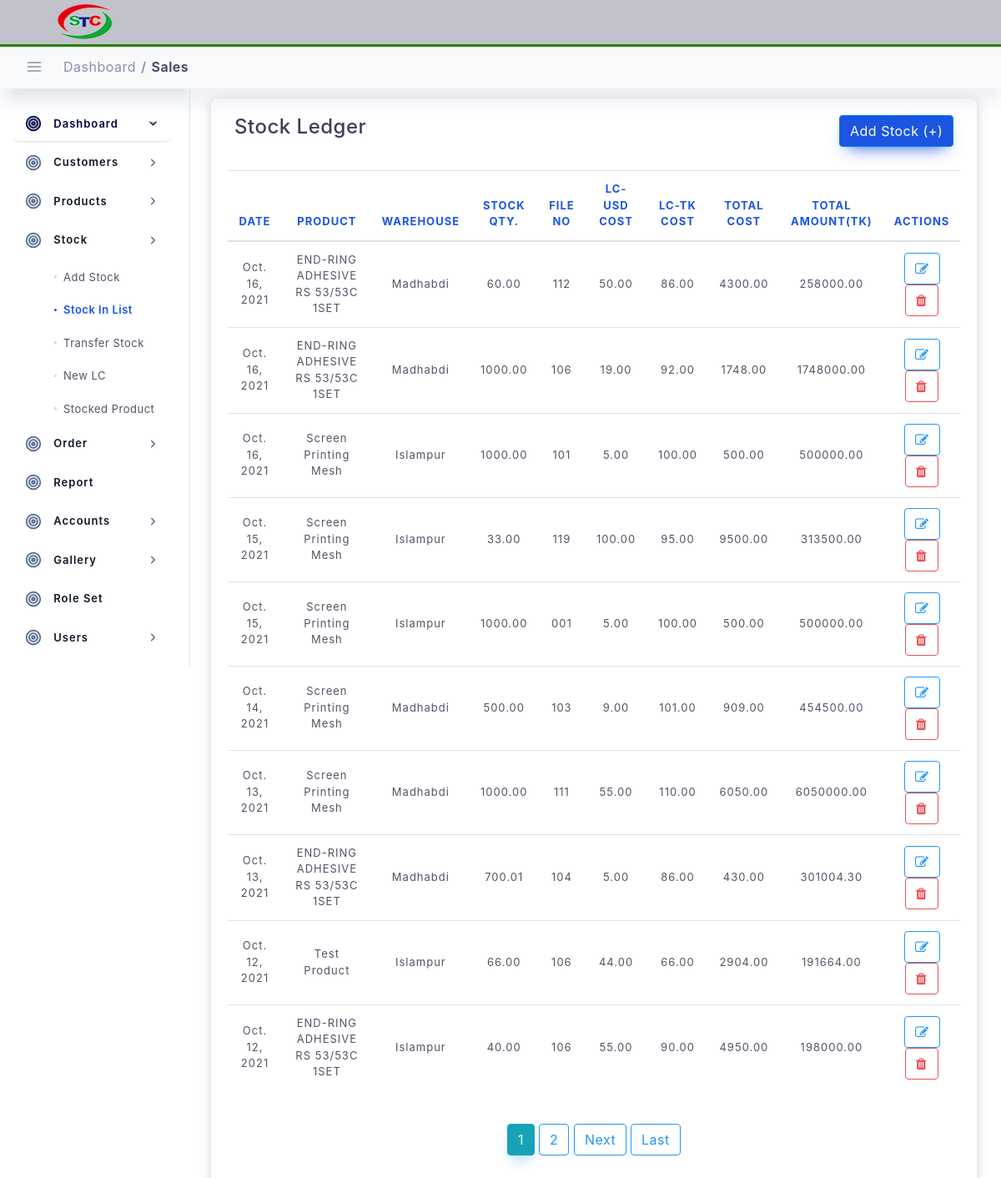
The app's page /stock/stock-in-list (signed in), older data.
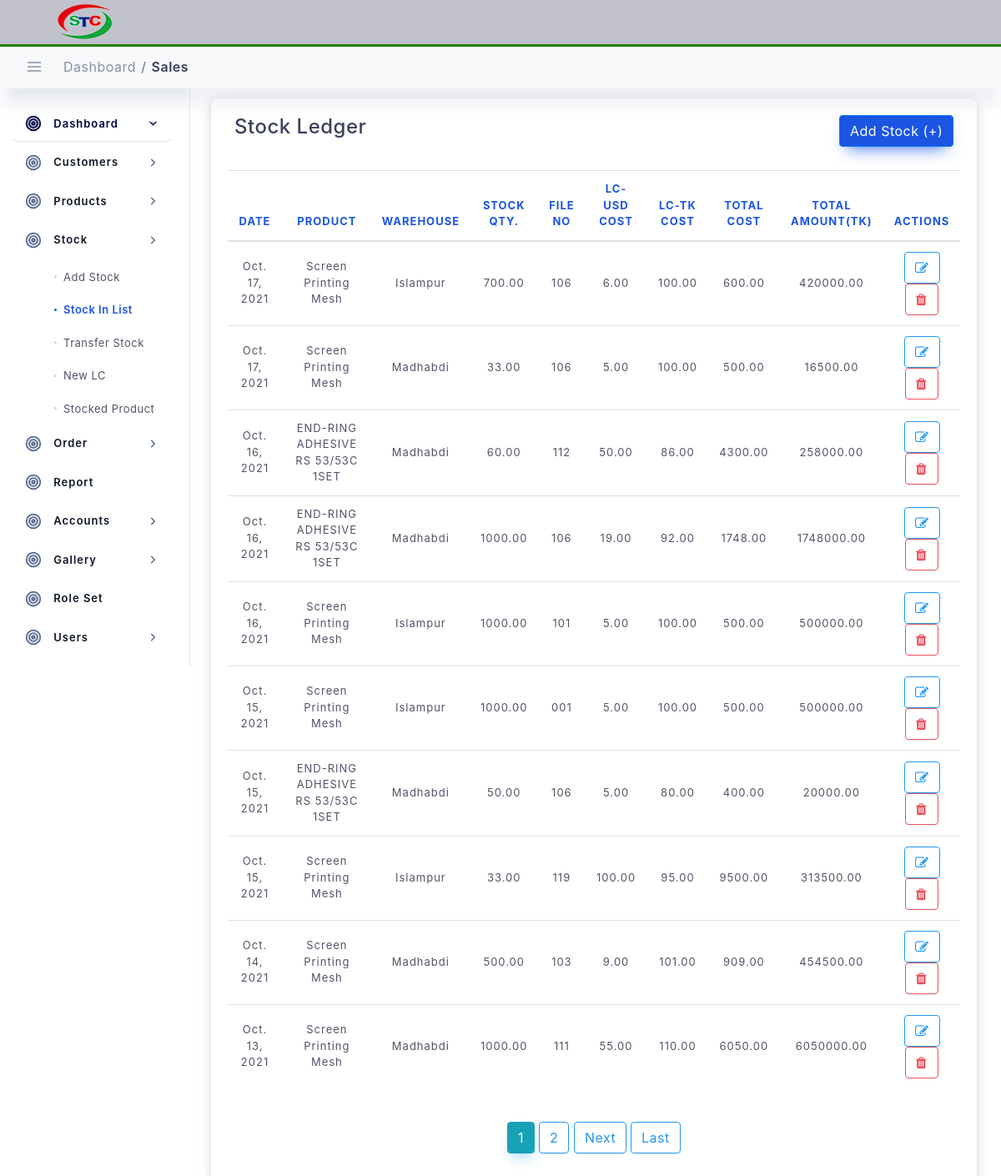
The same page, newer data.
### stock/models.py (models this page shows, shortened)
class Stock(models.Model):
    transaction_no = models.CharField(max_length=100, primary_key=True, default=transaction_no)
    created_at = models.DateTimeField(blank=True, null=True, auto_now_add=True)
    updated_at = models.DateTimeField(blank=True, null=True, auto_now=True)
    stock_in_date = models.DateField(blank=True, null=True)
    product = models.ForeignKey(Products, on_delete=models.DO_NOTHING, )
    warehouse = models.ForeignKey(Warehouse, on_delete=models.DO_NOTHING, )
    quantity = models.DecimalField(max_digits=20, decimal_places=2)
    file_no = models.CharField(max_length=100)
    lc_per_dollar_cost_tk = models.DecimalField(max_digits=20, decimal_places=2)
    lc_unit_cost_usd = models.DecimalField(max_digits=20, decimal_places=2)
    lc_unit_cost_tk = models.DecimalField(max_digits=20, decimal_places=2)
    total_amount_tk = models.DecimalField(max_digits=20, decimal_places=2)
    author = models.ForeignKey(User, on_delete=models.DO_NOTHING, )
    is_active = models.BooleanField(default=True)
    class Meta:
        unique_together = (('stock_in_date', 'file_no', 'product'),)

### setup_data/models.py (models this page shows)
class Products(models.Model):
    created_at = models.DateTimeField(blank=True, null=True, auto_now_add=True)
    updated_at = models.DateTimeField(blank=True, null=True, auto_now=True)
    product_name = models.CharField(max_length=100, )
    packing = models.CharField(max_length=20, blank=True, null=True)
    price = models.DecimalField(max_digits=20, decimal_places=2)
    author = models.ForeignKey(User, on_delete=models.DO_NOTHING, )
    category = models.ForeignKey(Category, on_delete=models.DO_NOTHING, )
    origin = models.ForeignKey(Origin, on_delete=models.DO_NOTHING, )
    is_active = models.BooleanField(default=True)
    def __str__(self):
        return self.product_name

class Warehouse(models.Model):
    created_at = models.DateTimeField(blank=True, null=True, auto_now_add=True)
    updated_at = models.DateTimeField(blank=True, null=True, auto_now=True)
    warehouse_name = models.CharField(max_length=100)
    author = models.ForeignKey(User, on_delete=models.DO_NOTHING, )
    is_active = models.BooleanField(default=True)
    def __str__(self):
        return self.warehouse_name

### stock/views.py (the view)
# urls.py: path('stock-in-list', views.StockInListView.as_view(), name="stock-in-list"),
class StockInListView(LoginRequiredMixin, ListView, ):
    model = Stock  # Model I want to Covert to List
    template_name = 'stock/stock_in_list.html'  # Template Name
    context_object_name = 'stocks'  # Change default name of objectList
    ordering = ['-stock_in_date', '-updated_at']  # Ordering post LIFO
    paginate_by = 10  # number of page I want to show in single page
    def get_context_data(self, **kwargs):
        context = super().get_context_data(**kwargs)
        context["title"] = "Stock In List"
        context["nav_bar"] = "stock_in_list"
        context['stock_list'] = self.model.objects.all()
        return context

### templates/stock/stock_in_list.html (shortened to what this page needs)
{% extends "main/base.html" %}
{% load static %}
{% block content %}
<div class="col-lg-12 p-4">
    <div class="statbox widget box box-shadow">
        <div class="widget-header">
            <div class="row pb-4">
                <div class="mb-1 col-lg-8">
                    <h4>Stock Ledger</h4>
                </div>
                <div class="mb-1 col-lg-4">
                    <a href="{% url 'add-stock' %}" class="btn btn-primary float-right">Add Stock (+)</a>
                </div>
            </div>
        </div>
        <div class="scrollme">
            <table class="table table-hover" id="dataTable">
                <thead>
                <tr>
                    <th class="text-center">Date</th>
                    <th class="text-center">Product</th>
                    <th class="text-center">Warehouse</th>
                    <th class="text-center">Stock Qty.</th>
                    <th class="text-center">File No</th>
                    <th class="text-center">LC-USD Cost</th>
                    <th class="text-center">LC-TK Cost</th>
                    <th class="text-center">Total Cost</th>
                    <th class="text-center">Total Amount(TK)</th>
                    <th class="text-center">Actions</th>
                </tr>
                </thead>
                <tbody>
                {% for stock in stocks %}
                <tr>
                    <td class="text-center">{{stock.stock_in_date}}</td>
                    <td class="text-center">{{stock.product}}</td>
                    <td class="text-center">{{stock.warehouse}}</td>
                    <td class="text-center">{{stock.quantity}}</td>
                    <td class="text-center">{{stock.file_no}}</td>
                    <td class="text-center">{{stock.lc_unit_cost_usd}}</td>
                    <td class="text-center">{{stock.lc_per_dollar_cost_tk}}</td>
                    <td class="text-center">{{stock.lc_unit_cost_tk}}</td>
                    <td class="text-center">{{stock.total_amount_tk}}</td>
                    <td class="text-center">
                        <a href="#" class="btn btn-outline-info"><i class="fa fa-edit"></i></a>
                        <a href="#" class="btn btn-outline-danger"><i class="fa fa-trash"></i></a>
                    </td>
                </tr>
                {% endfor %}
                </tbody>
            </table>
            <div class="d-flex justify-content-center">
                <div class="mt-4">
                    {% if is_paginated %}
                    {% for num in page_obj.paginator.page_range %}
                    {% if page_obj.number == num %}
                    <a class="btn btn-info mb-4" href="?page={{ num }}">{{ num }}</a>
                    {% elif num > page_obj.number|add:'-3' and num < page_obj.number|add:'3' %}
                    <a class="btn btn-outline-info mb-4" href="?page={{ num }}">{{ num }}</a>
                    {% endif %}
                    {% endfor %}
                    {% if page_obj.has_next %}
                    <a class="btn btn-outline-info mb-4" href="?page={{ page_obj.next_page_number }}">Next</a>
                    <a class="btn btn-outline-info mb-4" href="?page={{ page_obj.paginator.num_pages }}">Last</a>
                    {% endif %}
                    {% endif %}
                </div>
            </div>
        </div>
    </div>
</div>
{% endblock content %}

Row changes from the older to the newer data that the page shows:
no longer on this page (row edited): Stock: stock_in_date "Oct. 13, 2021", product "END-RING ADHESIVE RS 53/53C 1SET", warehouse "Madhabdi", quantity "700.01", file_no "104", lc_unit_cost_usd "5.00", lc_per_dollar_cost_tk "86.00", lc_unit_cost_tk "430.00", total_amount_tk "301004.30"
no longer on this page (row edited): Stock: stock_in_date "Oct. 12, 2021", product "Test Product", warehouse "Islampur", quantity "66.00", file_no "106", lc_unit_cost_usd "44.00", lc_per_dollar_cost_tk "66.00", lc_unit_cost_tk "2904.00", total_amount_tk "191664.00"
no longer on this page (row edited): Stock: stock_in_date "Oct. 12, 2021", product "END-RING ADHESIVE RS 53/53C 1SET", warehouse "Islampur", quantity "40.00", file_no "106", lc_unit_cost_usd "55.00", lc_per_dollar_cost_tk "90.00", lc_unit_cost_tk "4950.00", total_amount_tk "198000.00"
added Stock: stock_in_date "Oct. 17, 2021", product "Screen Printing Mesh", warehouse "Islampur", quantity "700.00", file_no "106", lc_unit_cost_usd "6.00", lc_per_dollar_cost_tk "100.00", lc_unit_cost_tk "600.00", total_amount_tk "420000.00"
added Stock: stock_in_date "Oct. 17, 2021", product "Screen Printing Mesh", warehouse "Madhabdi", quantity "33.00", file_no "106", lc_unit_cost_usd "5.00", lc_per_dollar_cost_tk "100.00", lc_unit_cost_tk "500.00", total_amount_tk "16500.00"
changed Stock (number 6 of 10 on the later page): moves up the list
added Stock: stock_in_date "Oct. 15, 2021", product "END-RING ADHESIVE RS 53/53C 1SET", warehouse "Madhabdi", quantity "50.00", file_no "106", lc_unit_cost_usd "5.00", lc_per_dollar_cost_tk "80.00", lc_unit_cost_tk "400.00", total_amount_tk "20000.00"
